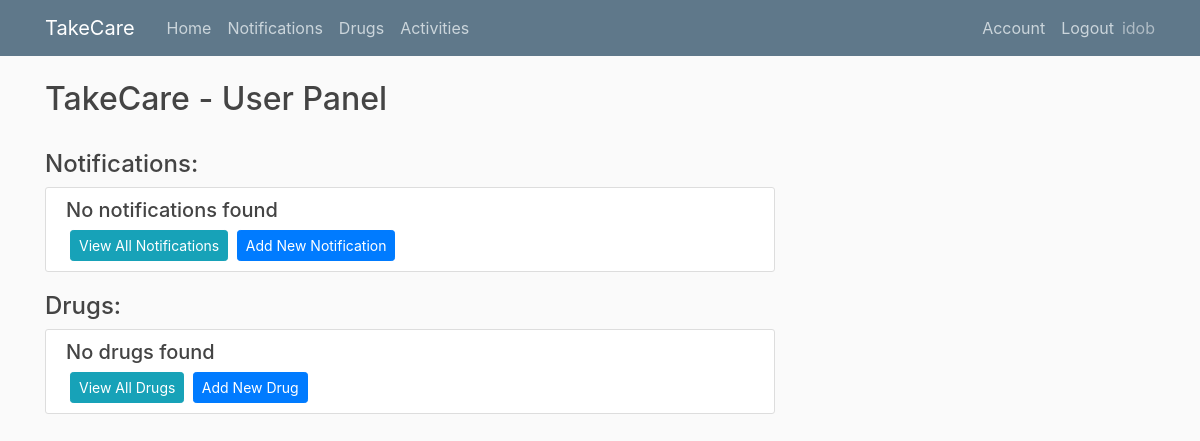
The page /home (signed in) on the database as committed earlier.
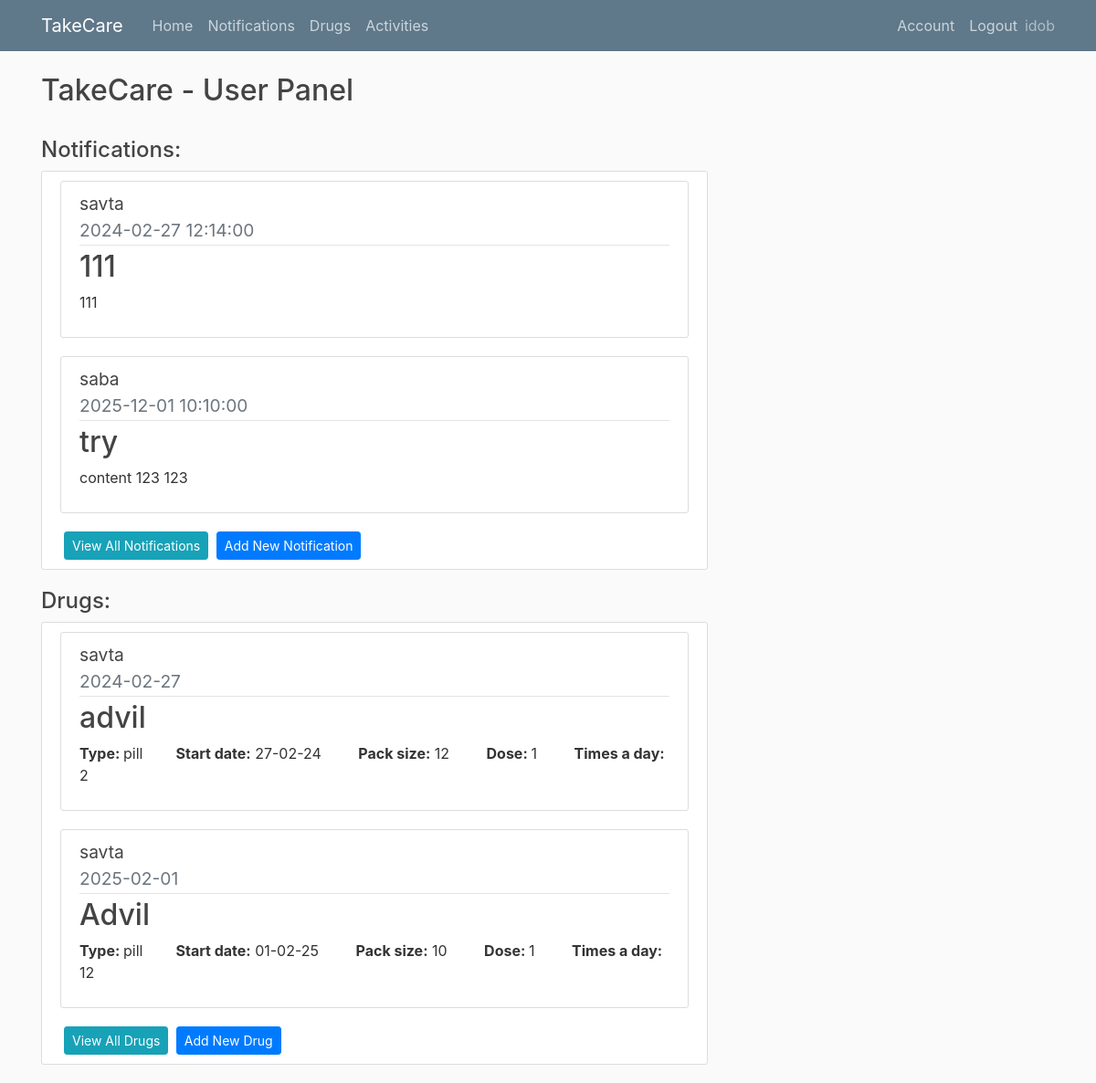
The same page on the database as committed later.
### app/models.py (models this page shows, shortened)
class Elderlyuser(db.Model, UserMixin):
    id = db.Column(db.Integer, primary_key=True)
    username = db.Column(db.String(20), unique=True,nullable=False)
    password= db.Column(db.String(60),nullable=False)
    user_id = db.Column(db.Integer, db.ForeignKey('user.id'), nullable=False)

class Notification(db.Model):
    id = db.Column(db.Integer, primary_key=True)
    title = db.Column(db.String(150),nullable=False)
    content = db.Column(db.Text,nullable=False)
    date = db.Column(db.Date,nullable=False)
    time = db.Column(db.Time,nullable=False)
    user_id = db.Column(db.Integer, db.ForeignKey('user.id'), nullable=False)
    elderly_user_id = db.Column(db.Integer, db.ForeignKey('elderlyuser.id'), nullable=False)

class Drug(db.Model):
    id = db.Column(db.Integer, primary_key=True)
    name = db.Column(db.String(150),nullable=False)
    type = db.Column(db.Text,nullable=False)
    dose = db.Column(db.Integer,nullable=False)
    timesaday = db.Column(db.Integer,nullable=False)
    taketime= db.Column(db.Time, nullable=False)
    gap = db.Column(db.Integer, nullable=False)
    packsize = db.Column(db.Integer,nullable=False)
    daystotake = db.Column(db.Integer,nullable=False)
    startdate = db.Column(db.Date,nullable=False)
    user_id = db.Column(db.Integer, db.ForeignKey('user.id'), nullable=False)
    elderly_user_id = db.Column(db.Integer, db.ForeignKey('elderlyuser.id'), nullable=False)
    drugschedules = db.relationship("DrugSchedule", cascade="all, delete")

### app/routes.py (the view)
@app.route("/")
@app.route("/home")
@login_required
def home():
    notifications = Notification.query.filter_by(user_id=current_user.id).order_by(Notification.date.asc()).order_by(Notification.time.asc()).limit(3)
    drugs = Drug.query.filter_by(user_id=current_user.id)
    eldelys = Elderlyuser.query.filter_by(user_id=current_user.id)
    eldelys_dict = {i.id: i.username for i in eldelys}
    return render_template("home.html",notifications=notifications ,drugs=drugs,eldelys_dict=eldelys_dict)

### app/models.py (called while the page is built)
@login_manager.user_loader
def load_user(user_id):
    return User.query.get(int(user_id))

### app/templates/home.html
{% extends "layout.html" %}
{% block content %}
  <h2> TakeCare - User Panel </h2>
  <br>
  <h4>Notifications:</h4>
  <div class="content-section">
    {% if notifications.count() == 0  %}
        <h5>No notifications found</h5>
    {% else %}
      {% for notification in notifications %}
      <article class="media content-section">
        <div class="media-body">
               <div class="article-title">
                    <big>{{ eldelys_dict[notification.elderly_user_id] }}</big>
                </div>
          <div class="article-metadata">
            <big class="text-muted">{{ notification.date.strftime('%Y-%m-%d') }}    {{ notification.time }} </big>
          </div>
          <h2>{{ notification.title }}</h2>
          <p class="article-content">{{ notification.content }}</p>
        </div>
      </article>
      {% endfor %}
    {% endif %}
    <a class="btn btn-info btn-sm ml-1" href="{{url_for('notification')}}"> View All Notifications</a>
    <a class="btn btn-primary btn-sm ml-1" href="{{url_for('add_notification')}}"> Add New Notification</a>
  </div>
  <h4>Drugs:</h4>
  <div class="content-section">
    {% if drugs.count() == 0  %}
        <h5>No drugs found</h5>
    {% else %}
      {% for drug in drugs %}
      <article class="media content-section">
        <div class="media-body">
                <div class="article-title">
                    <big>{{ eldelys_dict[drug.elderly_user_id] }}</big>
                </div>
          <div class="article-metadata">
            <big class="text-muted">{{ drug.startdate.strftime('%Y-%m-%d') }} </big>
          </div>
          <h2>{{ drug.name }}</h2>
            <p>
              <strong>Type: </strong> {{ drug.type }}&nbsp; &nbsp; &nbsp; &nbsp;
              <strong>Start date:</strong> {{ drug.startdate.strftime('%d-%m-%y') }} &nbsp; &nbsp; &nbsp; &nbsp;
              <strong>Pack size:</strong> {{ drug.packsize }} &nbsp; &nbsp; &nbsp; &nbsp;
              <strong> Dose: </strong>{{ drug.dose }} &nbsp; &nbsp; &nbsp; &nbsp;
              <strong>Times a day: </strong>{{ drug.timesaday }} &nbsp;
            </p>
        </div>
      </article>
      {% endfor %}
    {% endif %}
    <a class="btn btn-info btn-sm ml-1" href="{{url_for('drugs')}}"> View All Drugs</a>
    <a class="btn btn-primary btn-sm ml-1" href="{{url_for('add_drug')}}"> Add New Drug</a>
  </div>
{% endblock content %}

Rows that differ between the two databases and show on the page:
added Notification: date "2024-02-27", time "12:14:00", title "111", content "111"
now on this page (row unchanged): Elderlyuser: username "savta"
added Notification: date "2025-12-01", time "10:10:00", title "try", content "content 123 123"
now on this page (row unchanged): Elderlyuser: username "saba"
added Drug: startdate "2024-02-27", name "advil", type "pill", startdate "27-02-24", packsize "12", dose "1", timesaday "2"
added Drug: startdate "2025-02-01", name "Advil", type "pill", startdate "01-02-25", packsize "10", dose "1", timesaday "12"
Other text that changed with them:
text no longer shown: "No notifications found No drugs found"
